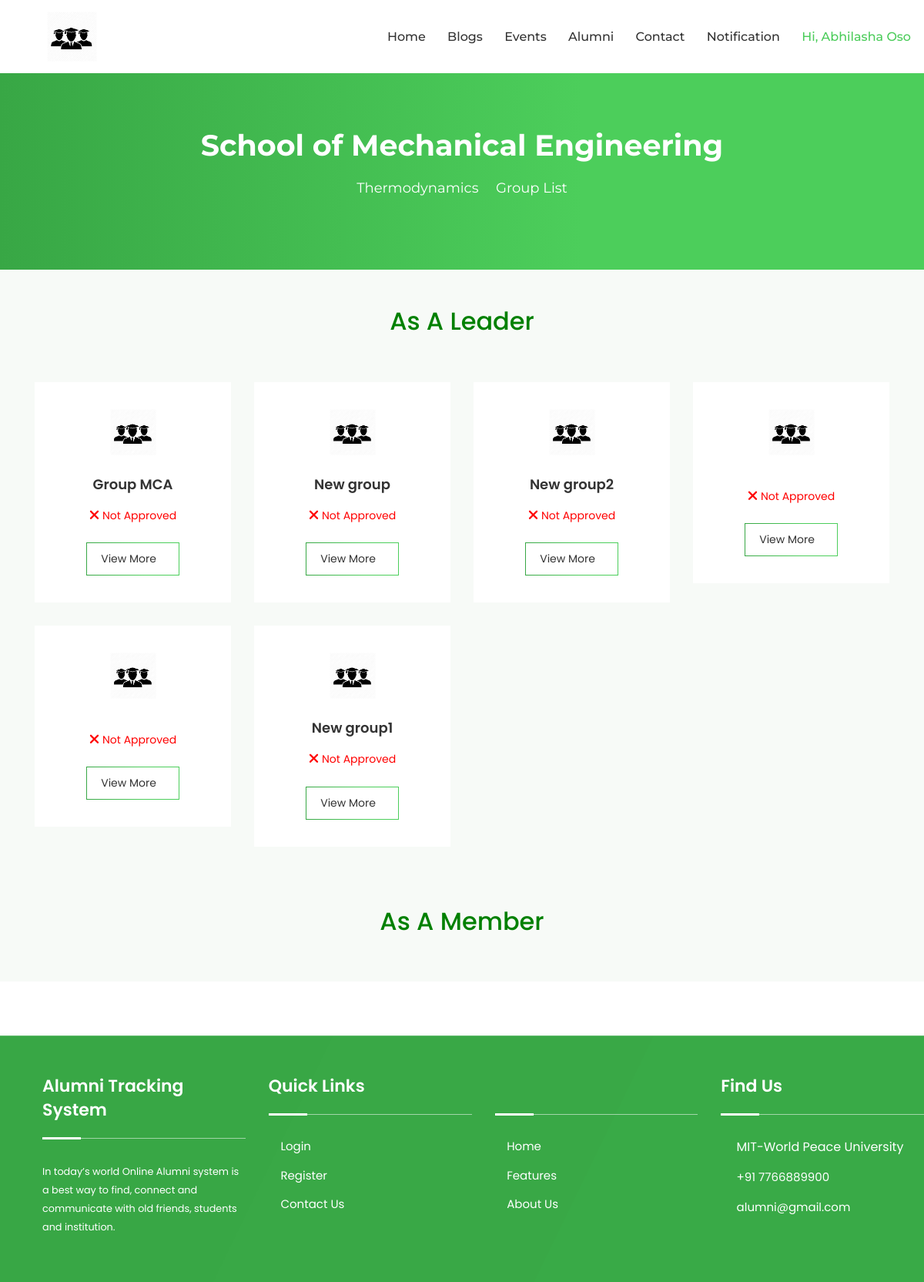
Page /group_list.php (signed in) on the committed database.
### tables this page shows
CREATE TABLE `tblstudentgroup` (
  `Sgid` int(11) NOT NULL,
  `Sgname` varchar(100) NOT NULL,
  `Courseid` int(11) NOT NULL,
  `Deptid` int(11) NOT NULL,
  `Sgyear` tinyint(4) NOT NULL,
  `Uid` int(11) NOT NULL,
  `IsAccepted` tinyint(4) NOT NULL,
  `IsActive` tinyint(4) NOT NULL
);

### group_list.php (the view, shortened to what this page needs)
<?php
    include_once("DbConnection.php");
?>
<!DOCTYPE html>
<html lang="zxx">
    <head>
        <?php include_once('cssLinks.php');?>
    </head>
    <body>
        <?php
            if($_SESSION['Type']=="Student")
            {
                include_once('headerStudent.php');
            }
        ?>
        <div class="page-title-area" style= "height:350px;">
            <div class="d-table">
                <div class="d-table-cell">
                    <div class="container">
                        <div class="page-title-text">
                            <h2>School of Mechanical Engineering</h2>
                            <ul>
                                <li>
                                    <a href="index.html">Thermodynamics</a>
                                </li>
                                <li>
                                    <i class="icofont-simple-right"></i>
                                </li>
                                <li>Group List</li>
                            </ul>
                        </div>
                    </div>
                </div>
            </div>
        </div>
        <section class="companies-area companies-area-two pt-100" style="padding-bottom:0px; padding-top: 45px;">
            <div class="subscribe-item">
                <center><h2 style="color:green;">As A Leader</h2></center>
            </div>
            <br><br>
            <div class="container">
                <div class="row">
                    <?php
                        $leader="SELECT * from tblstudentgroup where Uid='".$_SESSION['UserID']."' AND IsActive=1 ORDER BY IsAccepted Desc";
                        $result_leader=mysqli_query($con,$leader) or die(mysqli_error($con));
                        while($rowleader=mysqli_fetch_array($result_leader))
                        {
                    ?>
                            <div class="col-sm-6 col-lg-3">
                                <div class="companies-item wow fadeInUp">
                                    <img src="assets/logo.png" alt="Companies">
                                    <h3>
                                        <a href="company-details.html"><?php echo $rowleader['Sgname']; ?></a>
                                    </h3>
                                    <?php
                                        if($rowleader['IsAccepted']==1)
                                        {
                                    ?>
                                            <p style="color: green;">
                                                <i class="far fa-check-circle"></i>
                                                Approved
                                            </p>
                                    <?php
                                        }
                                        else
                                        {
                                    ?>
                                            <p style="color: red;">
                                                <i class="fas fa-times"></i>
                                                Not Approved
                                            </p>
                                    <?php
                                        }
                                    ?>
                                    <a class="companies-btn" href="#">View More<i class="icofont-swoosh-right"></i></a>
                                </div>
                            </div>
                    <?php
                        }
                    ?>
                </div>
            </div>
        </section>
        <section class="companies-area companies-area-two pt-100" style="padding-bottom:0px; padding-top: 45px;">
            <div class="subscribe-item">
                <center><h2 style="color:green;">As A Member</h2></center>
            </div>
            <br><br>
        </section>
        <?php include_once('footer.php');?>
    </body>
</html>

### assets/css/meanmenu.css (style rules this page uses)
body { font-family: "Oswald", sans-serif; padding: 0; margin: 0; font-size: 15px; background-color: #f1f1f1; }

### rows in the picture
tblstudentgroup: Sgname "Group MCA", IsAccepted 0 (drawn)
tblstudentgroup: Sgname "New group", IsAccepted 0 (drawn)
tblstudentgroup: Sgname "New group2", IsAccepted 0 (drawn)
tblstudentgroup: IsAccepted 0 (drawn)
tblstudentgroup: IsAccepted 0 (drawn)
tblstudentgroup: Sgname "New group1", IsAccepted 0 (drawn)

### other values in the picture
$_SESSION['Firstname'] "Abhilasha"
$_SESSION['Lastname'] "Oso"
